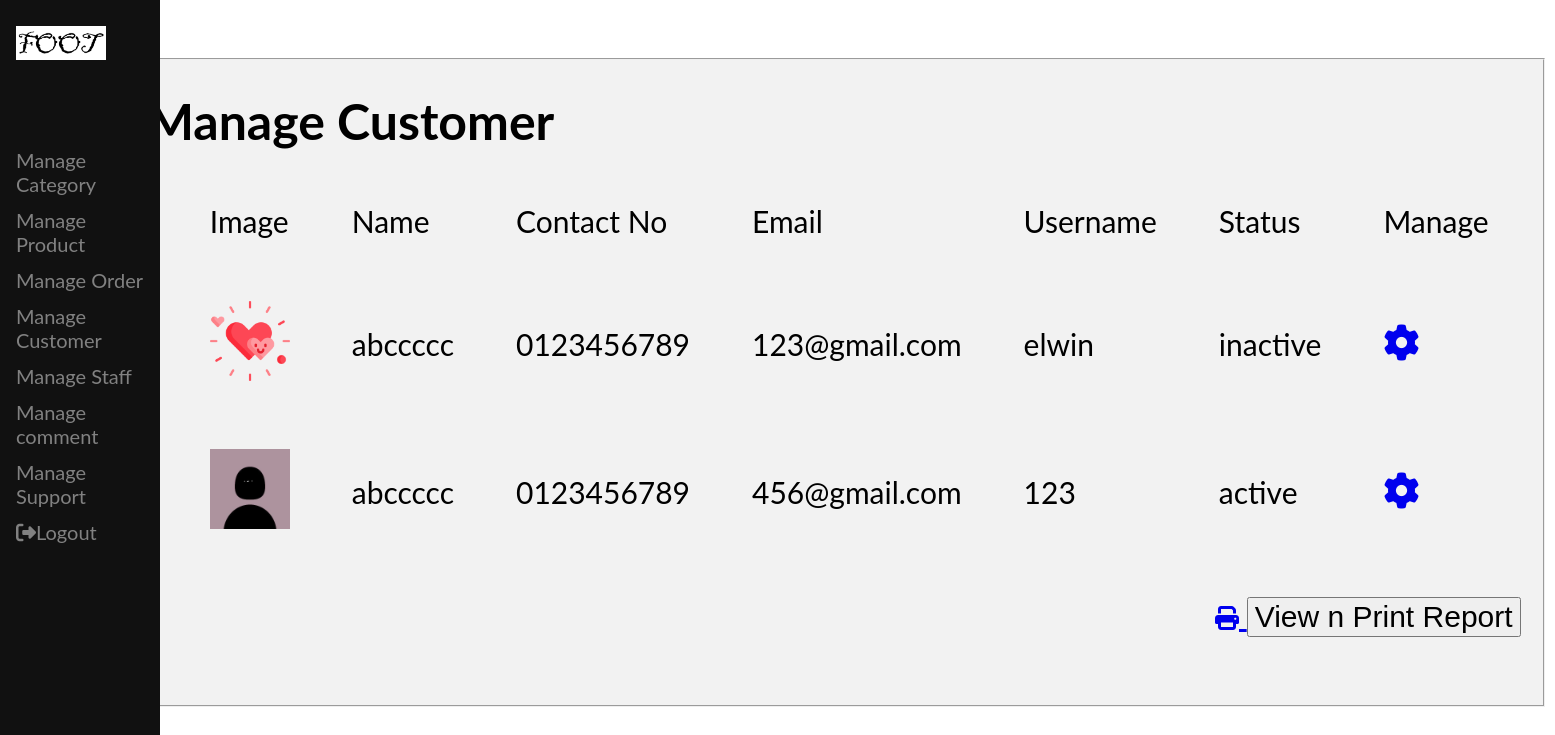
Page /manageuser.php on the committed database.
### tables this page shows
CREATE TABLE `user` (
  `user_id` int(100) NOT NULL,
  `full_name` varchar(50) NOT NULL,
  `contact_no` varchar(14) NOT NULL,
  `email_address` varchar(30) NOT NULL,
  `username` varchar(30) NOT NULL,
  `userpassword` varchar(30) NOT NULL,
  `confirm_password` varchar(30) NOT NULL,
  `image` varchar(100) NOT NULL,
  `status` varchar(10) NOT NULL
);

### manageuser.php (the view, shortened to what this page needs)
<?php
    include 'adminheader.php';
    include 'conn.php';
?>
<!DOCTYPE html>
<html lang="en">
<head>
</head>
<body>
<div id="wrapper">
<div class="middle">
    <fieldset>
    <?php
        $sql = "select * from user";
        $result = mysqli_query($conn,$sql);
        ?>
      <h1><i class="fa fa-address-book-o" style="font-size:50px"></i><b style="font-size: 50px;"> Manage Customer</b></h1>
      <table border="0px">
        <tr>
          <td>ID</td>
          <td>Image</td>
          <td>Name</td>
          <td>Contact No</td>
          <td>Email</td>
          <td>Username</td>
          <td>Status</td>
          <td>Manage</td>
        </tr>
        <?php
        while($row = mysqli_fetch_array($result))
        {
            ?>
        <tr>
          <td><?php echo $row["user_id"]; ?></td>
          <td><img class='img' src="<?php echo "image/".$row['image'];?>" ></td>
          <td><?php echo $row["full_name"];	?></td>
          <td><?php echo $row["contact_no"];?></td>
          <td><?php echo $row["email_address"];?></td>
          <td><?php echo $row["username"];?></td>
          <td><?php echo $row["status"];?></td>
          <td>
            <a href="editmanageuser.php?email=<?php echo $row['email_address'];?>" alt="update"><i class="fa fa-cog" style="font-size:36px"></i></a>
            </td>
        </tr>
            <?php
        }
		?>
      </table>
<p>
      <span class="left" ><a href="reportuser.php" alt="insert"> <i class='fas fa-print' style='font-size:24px'></i> <input type="button" value="View n Print Report"></span></p>
    </fieldset>
  </div>
</div>
</body>
</html>

### adminheader.php (shortened to what this page needs)
<!DOCTYPE html>
<html lang="en">
<head>
    <link rel="stylesheet" href="https://cdnjs.cloudflare.com/ajax/libs/font-awesome/4.7.0/css/font-awesome.min.css">
</head>
<body>
<div class="sidenav">
        <a href="#" class="center" ><img src="image/foot.png" alt="Shop Logo" width="90px"></a><br><br>
        <a href="#">Manage Category</a>
        <a href="admin_product.php">Manage Product</a>
        <a href="manageorder.php">Manage Order</a>
        <a href="manageuser.php">Manage Customer</a>
        <a href="managestaff.php">Manage Staff </a>
        <a href="managecomment.php">Manage comment </a>
        <a href="managecontactus.php">Manage Support </a>
        <a href="adminlogout.php" alt="logout"><i class="fa fa-sign-out"></i>Logout</a>
</div>
</body>
</html>

### adminheader.php (style rules this page uses)
i { size: 20px; }
.center { color: white; }
body { font-family: "Lato", sans-serif; }
.sidenav { height: 100%; width: 160px; position: fixed; z-index: 1; top: 0; left: 0; background-color: #111; overflow-x: hidden; padding-top: 20px; }
.sidenav a { padding: 6px 8px 6px 16px; text-decoration: none; font-size: 20px; color: #818181; display: block; }

### manageuser.php (style rules this page uses)
fieldset { background-color: #f2f2f2; }
.middle { max-width: 1680px; margin: auto; padding:50px; }
* { font-size: 30px; }
.left { float: right; margin-bottom: 50px; }
td, th { text-align: left; padding: 30px; }
.img { width: 80px; }

### rows in the picture
user: image (picture), full_name "abccccc", contact_no "0123456789", email_address "123@gmail.com", username "elwin", status "inactive"
user: image (placeholder picture), full_name "abccccc", contact_no "0123456789", email_address "456@gmail.com", username "123", status "active"
